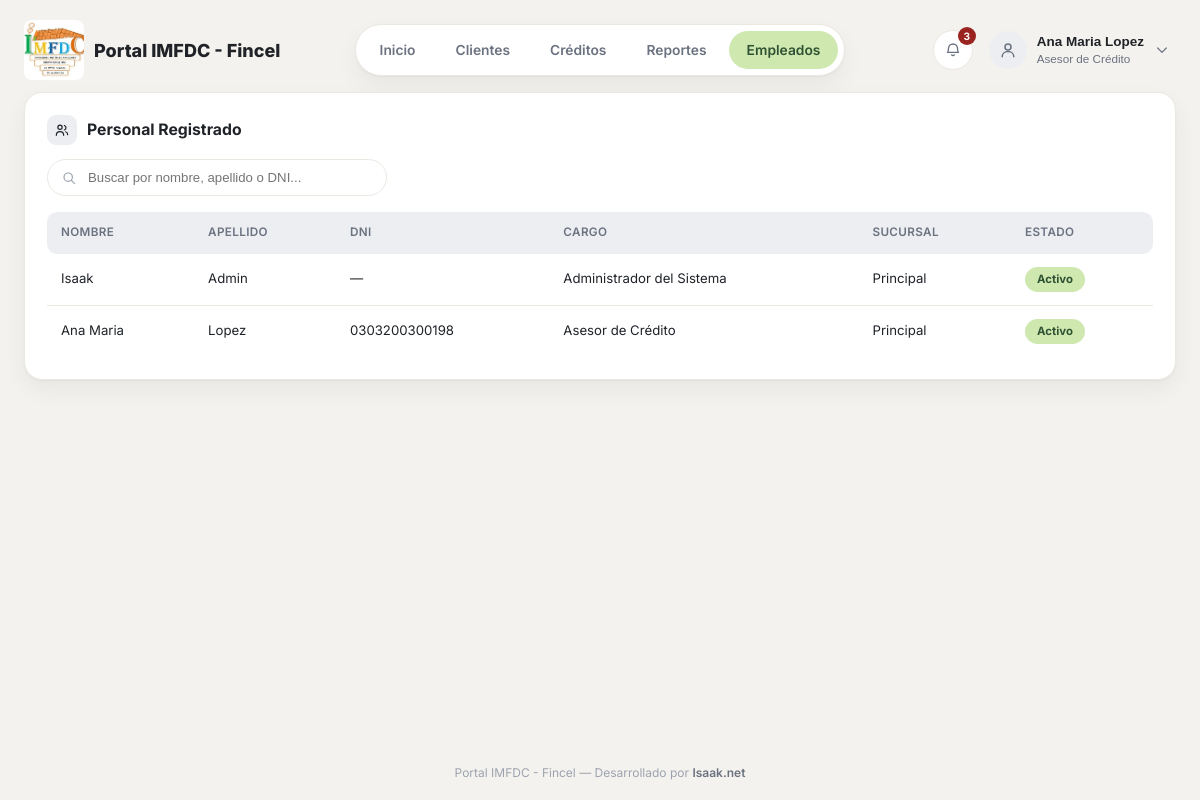
Screenshot of /empleados/ (signed in) with the database file from the repository.
### empleados/models.py (models this page shows, shortened)
class Empleado(models.Model):
    CARGO_ASESOR = 'ASESOR'
    CARGO_ANALISTA = 'ANALISTA'
    CARGO_GERENTE = 'GERENTE'
    CARGO_CAJERO = 'CAJERO'
    CARGO_ADMIN = 'ADMIN'
    CARGO_CHOICES = [
        (CARGO_ASESOR, 'Asesor de Crédito'),
        (CARGO_ANALISTA, 'Analista de Crédito'),
        (CARGO_GERENTE, 'Gerente / Comité de Crédito'),
        (CARGO_CAJERO, 'Cajero'),
        (CARGO_ADMIN, 'Administrador del Sistema'),
    ]
    CARGO_PERMISOS = {
        CARGO_ASESOR: {'crear_cliente', 'crear_credito'},
        CARGO_ANALISTA: {'crear_cliente', 'crear_credito', 'evaluar'},
        CARGO_GERENTE: {'evaluar', 'aprobar', 'rechazar'},
        CARGO_CAJERO: {'desembolsar', 'cobrar'},
        CARGO_ADMIN: {
            'crear_cliente', 'crear_credito', 'evaluar', 'aprobar',
            'rechazar', 'desembolsar', 'cobrar',
        },
    }
    user = models.OneToOneField(
        settings.AUTH_USER_MODEL,
        on_delete=models.SET_NULL,
        null=True,
        blank=True,
        related_name='empleado',
    )
    nombre = models.CharField(max_length=100)
    apellido = models.CharField(max_length=100)
    dni = models.CharField('DNI', max_length=20, unique=True, null=True, blank=True)
    cargo = models.CharField(max_length=20, choices=CARGO_CHOICES, default=CARGO_ASESOR)
    telefono = models.CharField(max_length=20, blank=True)
    correo = models.EmailField(blank=True)
    sucursal = models.CharField(max_length=100, blank=True)
    activo = models.BooleanField('Estado Activo', default=True)
    salario = models.DecimalField(max_digits=10, decimal_places=2, null=True, blank=True)
    created_at = models.DateTimeField(auto_now_add=True)
    update_at = models.DateTimeField(auto_now=True)
    class Meta:
        verbose_name = 'Empleado'
        verbose_name_plural = 'Empleados'

### empleados/views.py (the view)
# urls.py: path('empleados/', empleados_views.lista_empleados, name='lista'), # Se ve en: http://127.0.0.1:8000/empleados/
@login_required
def lista_empleados(request):
    q = request.GET.get('q', '').strip()
    empleados = Empleado.objects.all() # Trae todos los empleados de la DB
    if q:
        empleados = empleados.filter(
            Q(nombre__icontains=q) | Q(apellido__icontains=q) | Q(dni__icontains=q)
        )
    return render(request, 'empleados/lista.html', {'empleados': empleados, 'q': q})

### empleados/context_processors.py (called while the page is built)
def notificaciones(request):
    if not request.user.is_authenticated:
        return {}
    empleado = getattr(request.user, 'empleado', None)
    if empleado is None:
        return {}
    return {
        'notificaciones_recientes': empleado.notificaciones.all()[:8],
        'notificaciones_no_leidas': empleado.notificaciones.filter(leida=False).count(),
    }

### empleados/templates/empleados/lista.html (shortened to what this page needs)
{% extends 'base.html' %}
{% block content %}
<div class="card">
    <div class="card-actions-row">
        <div class="card-title" style="margin-bottom: 0;">
            <span class="icon-badge-sm">{% include 'partials/_icon.html' with name='users' size=16 %}</span>
            Personal Registrado
        </div>
    </div>
    <form method="GET" class="search-form">
        <span class="search-icon">{% include 'partials/_icon.html' with name='search' size=16 %}</span>
        <input type="search" name="q" value="{{ q }}" placeholder="Buscar por nombre, apellido o DNI...">
    </form>
    {% if empleados %}
        <div class="table-wrap">
        <table class="data-table">
            <thead>
                <tr>
                    <th>Nombre</th>
                    <th>Apellido</th>
                    <th>DNI</th>
                    <th>Cargo</th>
                    <th>Sucursal</th>
                    <th>Estado</th>
                </tr>
            </thead>
            <tbody>
                {% for emp in empleados %}
                    <tr>
                        <td>{{ emp.nombre }}</td>
                        <td>{{ emp.apellido }}</td>
                        <td>{{ emp.dni|default:'—' }}</td>
                        <td>{{ emp.get_cargo_display }}</td>
                        <td>{{ emp.sucursal|default:'—' }}</td>
                        <td>
                            {% if emp.activo %}
                                <span class="badge badge-success">Activo</span>
                            {% else %}
                                <span class="badge badge-danger">Inactivo</span>
                            {% endif %}
                        </td>
                    </tr>
                {% endfor %}
            </tbody>
        </table>
        </div>
    {% else %}
        <p class="empty-state">{% if q %}No se encontraron empleados para "{{ q }}".{% else %}No hay empleados registrados aún.{% endif %}</p>
    {% endif %}
</div>
{% endblock %}

### templates/base.html (shortened to what this page needs)
{% load static %}
<!DOCTYPE html>
<html lang="es">
<head>
    <link rel="stylesheet" href="{% static 'css/dashboard.css' %}">
</head>
<body>
{% if user.is_authenticated %}
<header class="topbar">
    <div class="brand">
        <img class="brand-logo" src="{% static 'img/logo.jpg' %}" alt="IMFDC - Fincel">
        Portal IMFDC - Fincel
    </div>
    <nav class="nav-pill">
        <a href="{% url 'home' %}" class="{% if request.path == '/' %}active{% endif %}">Inicio</a>
        <a href="{% url 'financiera:clientes_lista' %}" class="{% if '/financiera/clientes' in request.path %}active{% endif %}">Clientes</a>
        <a href="{% url 'financiera:prestamos_lista' %}" class="{% if '/financiera/prestamos' in request.path %}active{% endif %}">Créditos</a>
        <a href="{% url 'financiera:reportes_index' %}" class="{% if '/financiera/reportes' in request.path %}active{% endif %}">Reportes</a>
        <a href="{% url 'lista' %}" class="{% if '/empleados/' in request.path %}active{% endif %}">Empleados</a>
    </nav>
    <div class="topbar-right">
        <div class="user-menu">
            <button type="button" class="icon-btn" id="notif-trigger" style="position: relative;" title="Notificaciones">
                {% if notificaciones_no_leidas %}<span class="notif-badge">{{ notificaciones_no_leidas }}</span>{% endif %}
            </button>
        </div>
        <div class="user-menu">
            <button type="button" class="user-trigger" id="user-trigger">
                <span class="user-avatar">{% include 'partials/_icon.html' with name='user' size=20 %}</span>
                <span class="user-info">
                    <span class="name">{% if request.user.empleado %}{{ request.user.empleado.nombre }} {{ request.user.empleado.apellido }}{% else %}{{ request.user.username }}{% endif %}</span>
                    <span class="role">{% if request.user.empleado %}{{ request.user.empleado.get_cargo_display }}{% else %}Administrador{% endif %}</span>
                </span>
                <span class="user-chevron">{% include 'partials/_icon.html' with name='chevron-down' size=16 %}</span>
            </button>
        </div>
    </div>
</header>
{% endif %}
<main class="page-shell">
    {% block content %}{% endblock %}
</main>
<footer class="site-footer">
    Portal IMFDC - Fincel &mdash; Desarrollado por <a href="https://isaak.net" target="_blank">Isaak.net</a>
</footer>
</body>
</html>

### rows the page displays
Empleado: nombre "Isaak", apellido "Admin", dni "—", cargo "Administrador del Sistema", sucursal "Principal", activo "Activo"
Empleado: nombre "Ana Maria", apellido "Lopez", dni "0303200300198", cargo "Asesor de Crédito", sucursal "Principal", activo "Activo"

### other values shown
{{ notificaciones_no_leidas }} "3"
{{ request.user.empleado.nombre }} "Ana Maria"
{{ request.user.empleado.apellido }} "Lopez"
{{ request.user.empleado.get_cargo_display }} "Asesor de Crédito"
